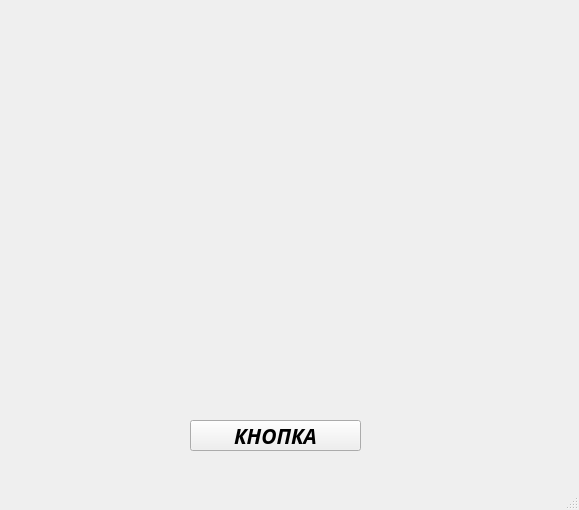
<?xml version="1.0" encoding="UTF-8"?>
<ui version="4.0">
 <class>MainWindow</class>
 <widget class="QMainWindow" name="MainWindow">
  <property name="geometry">
   <rect>
    <x>0</x>
    <y>0</y>
    <width>579</width>
    <height>510</height>
   </rect>
  </property>
  <property name="font">
   <font>
    <italic>false</italic>
    <underline>false</underline>
    <strikeout>false</strikeout>
    <stylestrategy>PreferDefault</stylestrategy>
   </font>
  </property>
  <property name="cursor">
   <cursorShape>WaitCursor</cursorShape>
  </property>
  <property name="windowTitle">
   <string>MainWindow</string>
  </property>
  <widget class="QWidget" name="centralwidget">
   <widget class="QPushButton" name="drawButton">
    <property name="geometry">
     <rect>
      <x>190</x>
      <y>420</y>
      <width>171</width>
      <height>31</height>
     </rect>
    </property>
    <property name="font">
     <font>
      <family>Segoe Script</family>
      <pointsize>16</pointsize>
      <weight>75</weight>
      <italic>true</italic>
      <bold>true</bold>
      <underline>false</underline>
      <strikeout>false</strikeout>
      <stylestrategy>PreferDefault</stylestrategy>
     </font>
    </property>
    <property name="cursor">
     <cursorShape>WaitCursor</cursorShape>
    </property>
    <property name="focusPolicy">
     <enum>Qt::StrongFocus</enum>
    </property>
    <property name="whatsThis">
     <string/>
    </property>
    <property name="autoFillBackground">
     <bool>false</bool>
    </property>
    <property name="text">
     <string>КНОПКА</string>
    </property>
    <property name="checkable">
     <bool>false</bool>
    </property>
    <property name="default">
     <bool>false</bool>
    </property>
    <property name="flat">
     <bool>false</bool>
    </property>
   </widget>
  </widget>
  <widget class="QMenuBar" name="menubar">
   <property name="geometry">
    <rect>
     <x>0</x>
     <y>0</y>
     <width>579</width>
     <height>21</height>
    </rect>
   </property>
  </widget>
  <widget class="QStatusBar" name="statusbar"/>
 </widget>
 <resources/>
 <connections/>
</ui>
